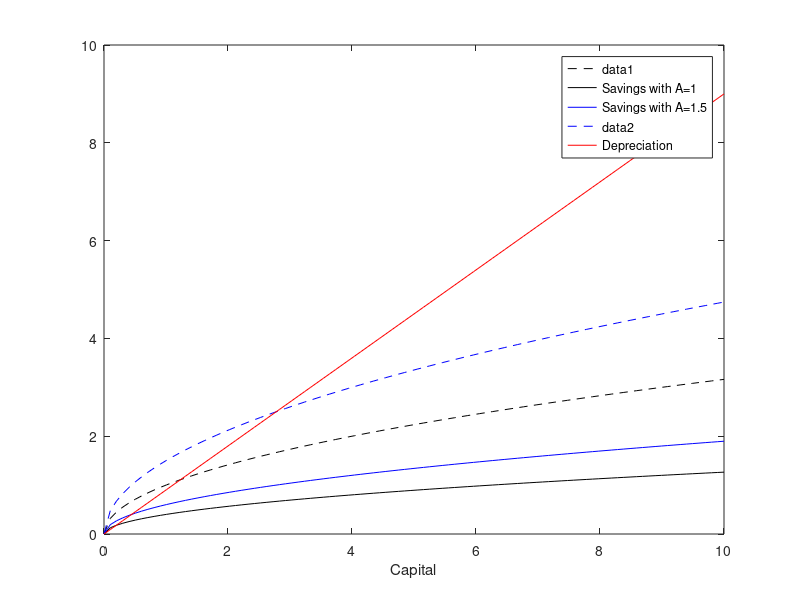

Reproduce this figure in MATLAB.
%Code by Javier Gonzalez on December 2019
%For any questions please contact javierj.g18@gmail.com
% Simple Sollow Model with graphs

clear all
%Setiamos la cantidad de periodos analizar
T = 10;
% Numero de grid spaces
n = 100;
% Armamos el grid
k = transpose(linspace(0,T,n));
%Alocamos memoria
f_k = zeros(n,1);
f_k_prime = zeros(n,1);
dep = zeros(n,1);
% Usamos el parametro, para que sea concava
alpha = 0.5;
% Parametro de depreciaci�n
delta = 0.1;
% Parametro de Tecnologia
A = 1;
% Parametro de aumento de tecnologia
Aprime = 1.5;
% Usamos un loops para llenar la matriz
for i = 1:n
    % EL producto se modela como una Cobb Douglass
    % Llenamos el producto estocastico
    f_k(i,1) = A*k(i,1)^alpha;
    % Llenamos producto con tecnologia alta
    f_k_prime(i,1) = Aprime*k(i,1)^alpha;
    % Linea de dep
    dep(i,1) = (1-delta)*k(i,1);
end
% Parametro de ahorro exogeno
beta = 0.4;
% probar con los valores de beta 0.4 Y 0.8
%Beta = 0.2 no tiene estado estacionario. Pues la depresiacion se come todo
%el ahorro y por tanto es imposible ahorrar, racionalmente.
% Matris de savings del producto
savings = beta*f_k;
savings_prime = beta*f_k_prime;

% Sabemos que hay un estado estacionario si el ahorro es igual a la
% depresiacion en algun punto. Entonces tenemos que hacer un check
% EMpezare en el 2 para asegurarme que no cuenta el 0.
tol = 0.009; % Tolerancia Obtima para obtener solo 1 Estado Estacionario
% Analisis con A=1
a = 0;
z = ['-- Analisis de Estado Estacionario con A = ', num2str(A)];
disp(z)
for i = 2:n
    if abs(dep(i,1) - savings(i,1)) <= tol
        z=['Estado Estacionario en : ', num2str(k(i,1))];
        disp(z)
        z=['Con Produccion Igual a : ', num2str(f_k(i,1))];
        disp(z)
        a = a + 1;
    end
end
if a == 0
    z=['No se Encontro un Estado Estacionario'];
    disp(z)
end

% Ahora veamos con A=1.5
a = 0;
tol = 0.02;
z = ['-- Analisis de Estado Estacionario con A = ', num2str(Aprime)];
disp(z)
for i = 2:n
    if abs(dep(i,1) - savings_prime(i,1)) <= tol
        z=['Estado Estacionario en : ', num2str(k(i,1))];
        disp(z)
        z=['Con Produccion Igual a : ', num2str(f_k(i,1))];
        disp(z)
        a = a + 1;
    end
end
if a == 0
    z=['No se Encontro un Estado Estacionario'];
    disp(z)
end

% Chequiaemos cuantos estados estacionarios hay
figure
plot(k,f_k,'--k')
hold on
plot(k,savings,'k','DisplayName','Savings with A=1')
plot(k,savings_prime,'b','DisplayName','Savings with A=1.5')
plot(k,f_k_prime,'--b')
plot(k,dep,'r','DisplayName','Depreciation')
hold off
xlabel('Capital')
legend